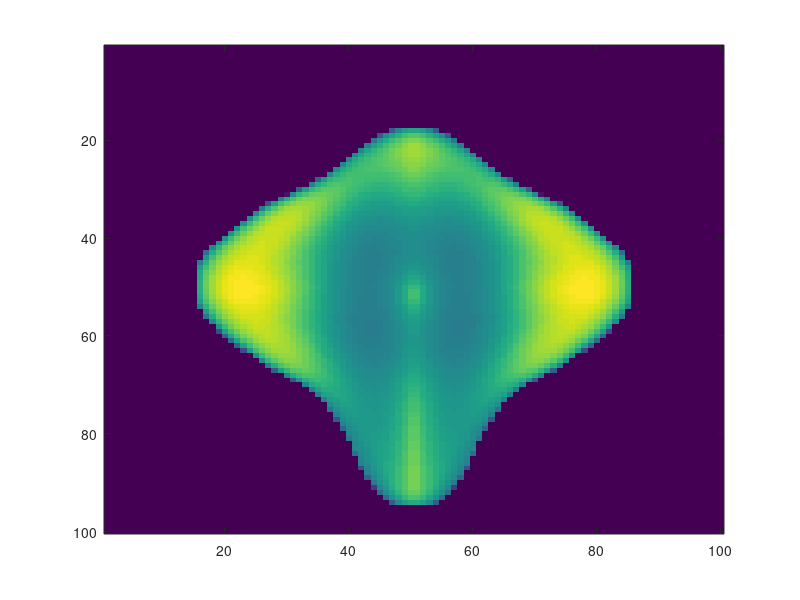

Recreate this plot in MATLAB.
clear, clf
tic

% physics
Lx      = 250000;
Ly      = 200000;
% Lx      =   173514.571;
% Ly      =   123888.341;

B0      = 3500;
ro      = 910.0;
g       = 9.81; 
yr      = 31556926.0;
A1      = (1.9*1e-24)*((ro*g)^3.0)*yr;
A2      = (5.7*1e-20)*((ro*g)^3.0)*yr;

% numerics
nx      = 100;
ny      = 100;
nt      = 8e4;
dt      = 1;
dx      = Lx/(nx-1);
dy      = Ly/(ny-1);
x       = -Lx/2:dx:Lx/2;
y       = -Ly/2:dy:Ly/2;

% Bedrock
[X, Y]  = meshgrid(x,y); 
% B       = B0.*exp(-X.*X/1e10 -Y.*Y/1e9);
% B       = B0.*exp(-X.*X/1e10 - 2.*Y.*Y/1e9) + B0.*exp(- 2.*X.*X/1e9 -Y.*Y/1e10);
B       = B0.*exp(-X.*X/1e10 - Y.*Y/1e9) + B0.*exp(- X.*X/1e9 -(Y-Ly/8).*(Y-Ly/8)/1e10);
S       = B;
% load('B_SN.mat');
% B       = imresize(B,[nx,ny]);
% B([1,end],:) = B([2,end-1],:);               
% B(:,[1,end]) = B(:,[2,end-1]); 
% B = medfilt2(B,[2,2]);
% mass balance
beta    = 0.01*ones(nx,ny);
% Ela     = 2000.*ones(nx,ny);
% Ela     = 3050.*ones(nx,ny) + 1500*atan(Y/Ly);  2000.*ones(nx,ny) + 3000.*tan(Y/Ly); %3350.*ones(nx,ny) + 1500*atan(Y/Ly); %
Ela     = 2150.*ones(nx,ny) + 900*atan(Y/Ly);
c       = 2.0.*ones(nx,ny);

a       = min(beta.*(S-Ela),c);

% initialization 
H       = zeros(nx,ny);
% dq      = zeros(nx-2,ny-2);
tic();
for it=1:nt
    H0     = H;
    Havg   = 0.25*(H(1:end-1,1:end-1) + H(2:end,1:end-1) + ...
                   H(2:end,2:end)     + H(1:end-1,2:end));
    Sx     = diff(S,1,1)/dx;             %% same as (S(2:end,:) - S(1:end-1,:))/dx;
    Sy     = diff(S,1,2)/dy;             %% same as (S(:,2:end) - S(:,1:end-1))/dy;
    Sx_avy = 0.5*(Sx(:,1:end-1) +  Sx(:,2:end));
    Sy_avx = 0.5*(Sy(1:end-1,:) +  Sy(2:end,:));
    SNorm  =    ((Sx_avy.^2.0)  + (Sy_avx.^2.0)).^0.5;
    D      = ((A1.*Havg.^5.0)   + (A2.*Havg.^3.0)).*(SNorm).^2.0;
    Dxy    = 0.5.*(D(:,1:end-1) + D(:,2:end));
    Dyx    = 0.5.*(D(1:end-1,:) + D(2:end,:));
    qx     = Dxy.*diff(S(:,2:end-1),1,1)/dx;
    qy     = Dyx.*diff(S(2:end-1,:),1,2)/dy;
    dqx    = diff(qx,1,1)/dx;            %% same as (qx(2:end,:) - qx(1:end-1,:))/dx;
    dqy    = diff(qy,1,2)/dy;            %% same as (qy(:,2:end) - qy(:,1:end-1))/dy;
   
%     Davg   = 0.25*(D(1:end-1,1:end-1) + D(2:end,1:end-1) + ... 
%                    D(2:end,2:end)     + D(1:end-1,2:end));
%     dt     = min(1/4.1*(min(dx*dx,dy*dy))./(1e-3 + Davg),1.0);
    dt     = min(1/8.1*(min(dx*dx,dy*dy))./(max(max(D))),1.0);
    
    H(2:end-1, 2:end-1)= H(2:end-1, 2:end-1) + dt.*(dqx + dqy + a(2:end-1,2:end-1));
    H      = max(H,0.0);
    S      = B + H;
    a      = min(beta.*(S-Ela),c);
  
    %add plot
    
    if max(max((abs(H-H0))))<1e-2   
        break;
    end
end
toc();
figure(2); imagesc(H)
Ela_data         = Ela; 
H_data           = H;
% H_data_mask      = H; 
% H_data_mask(H>0) = 1.0;
% H_data_mask(H<0) = 0.0;
H_data_mask                = H>0;

save SIA_example.mat 'B' 'H_data' 'H_data_mask' 'Ela_data'